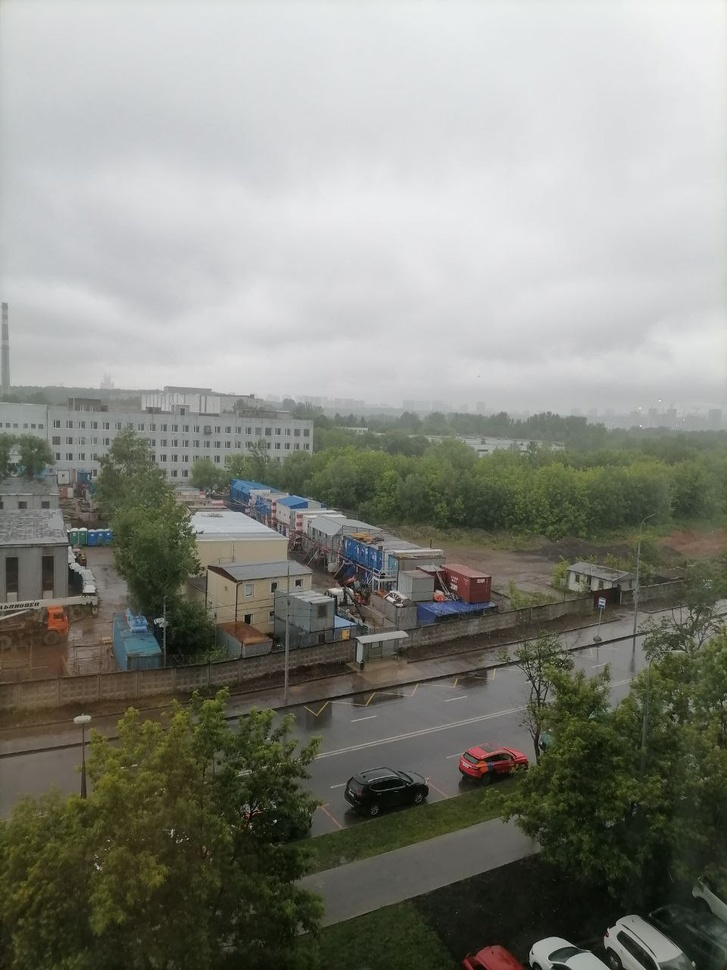
#> input picture data/first.jpg, 727 x 970 px, shrunk from 960 x 1280 before the run, found by its file name; the run also reads 2 pictures not shown here
$ jupyter execute lab.ipynb
#> lines starting #> are read from the running program, lines starting #| are printed output that depends on the picture
[cell 1]
import numpy as np
import cv2
import matplotlib.pyplot as plt

[cell 2]
img1p = '/home/led/MAI/ML/data/first.jpg'
img2p = '/home/led/MAI/ML/data/second.jpg'
img3p = '/home/led/MAI/ML/data/third.jpg'

fig, axs = plt.subplots(nrows=1, ncols=3, figsize=(10, 10))
for image_pat, ax in zip([img1p,img2p,img3p], axs):
    image = plt.imread(image_pat)
#> image is the input picture: shape (970, 727, 3); mean R, G, B 134.2, 135.6, 127.5
    ax.imshow(image)
plt.tight_layout()
plt.show()
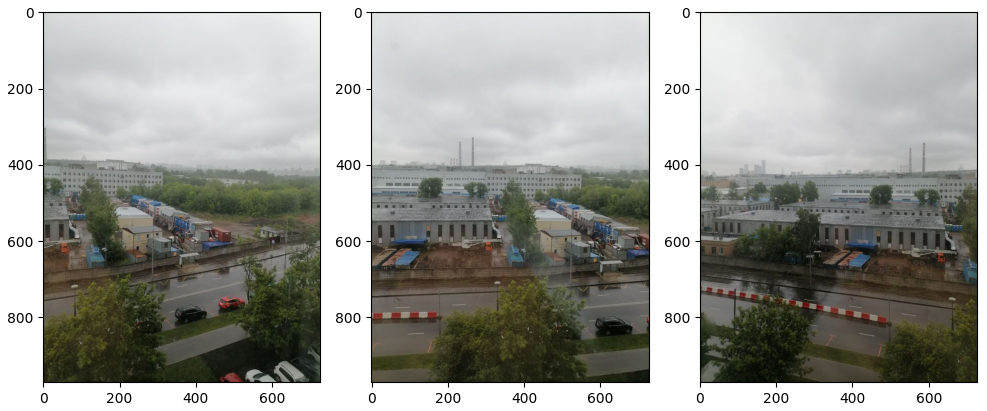
#> figure drawn by matplotlib, 3 panels

[cell 3]
# import cv2
# import numpy as np

def homography(source, dest):
    # Prepare images for descriptors
    source_g = cv2.cvtColor(source, cv2.COLOR_BGR2GRAY)
    dest_g = cv2.cvtColor(dest, cv2.COLOR_BGR2GRAY)

    # Initialize sift keypoint detector
    sift = cv2.SIFT_create()
    # Find keypoints on each img
    source_kp, source_d = sift.detectAndCompute(source_g, None)
    dest_kp, dest_d = sift.detectAndCompute(dest_g, None)

    # FLANN parameters
    FLANN_INDEX_KDTREE = 1
    index_params = dict(algorithm = FLANN_INDEX_KDTREE, trees = 5)
    search_params = dict(checks=50)   # or pass empty dictionary
    # Match keypoints
    matcher = cv2.FlannBasedMatcher(index_params,search_params)
    matches = matcher.knnMatch(source_d, dest_d, k=2)

    # Filtrate redundant keypoints with Lowe's ratio test
    good_matches = []
    for m, n in matches:
        if m.distance < 0.75 * n.distance:
            good_matches.append(m)

    # Estimate homography
    src_pts = np.float32([source_kp[m.queryIdx].pt for m in good_matches]).reshape(-1, 1, 2)
    dst_pts = np.float32([dest_kp[m.trainIdx].pt for m in good_matches]).reshape(-1, 1, 2)
    H, _ = cv2.findHomography(src_pts, dst_pts, cv2.RANSAC, 5.0)
    return H

def append(source, dest):
    H = homography(source, dest)
    # Warp destination images to source frame
    panorama = cv2.warpPerspective(source, H, (source.shape[1] + dest.shape[1], dest.shape[0]))
    panorama[0:dest.shape[0], 0:dest.shape[1]] = dest
    return panorama

img1 = cv2.imread(img1p)
img2 = cv2.imread(img2p)
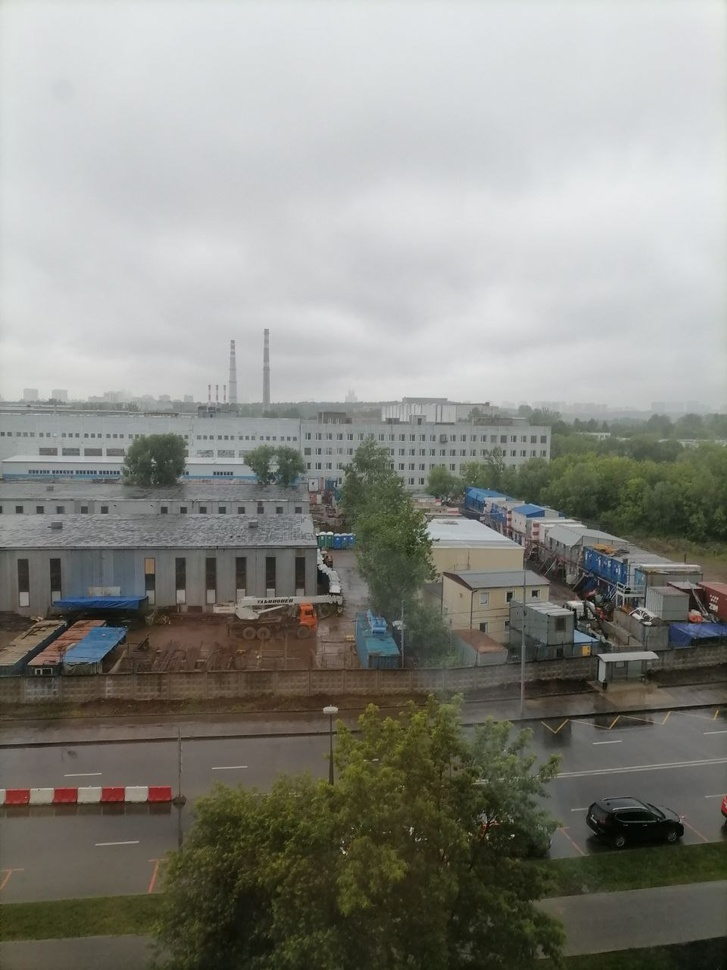
#> img2: shape (970, 727, 3); mean B, G, R 131.9, 138.3, 137.8
img3 = cv2.imread(img3p)
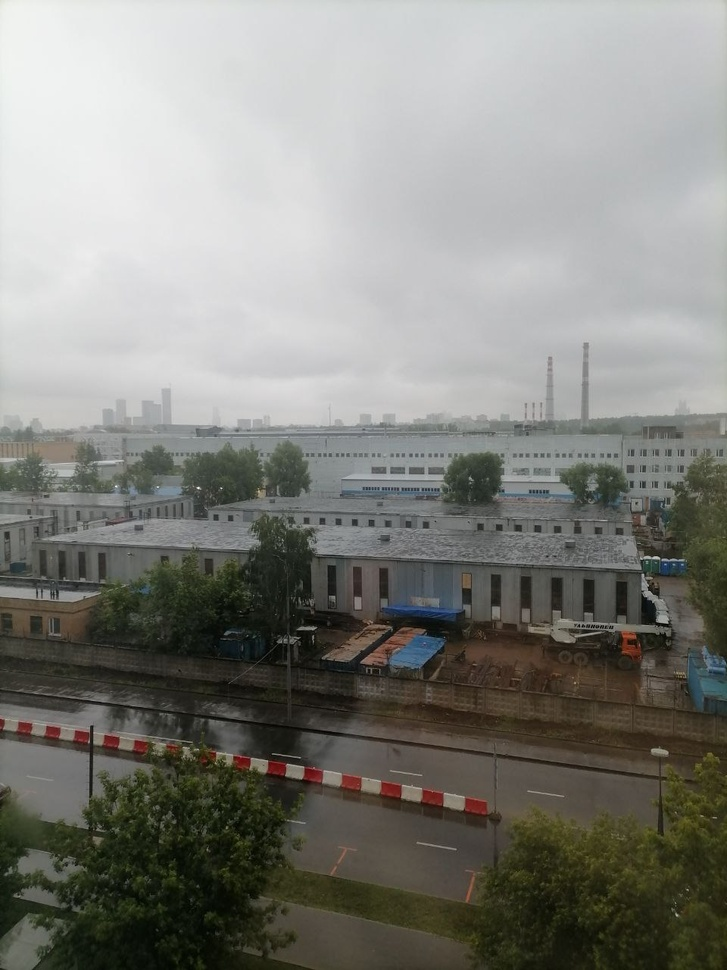
#> img3: shape (970, 727, 3); mean B, G, R 125.3, 131, 130.9

panorama = append(img1, img2)
#> in homography, `dest_g = cv2.cvtColor(dest, cv2.COLOR_BGR2GRAY)`:
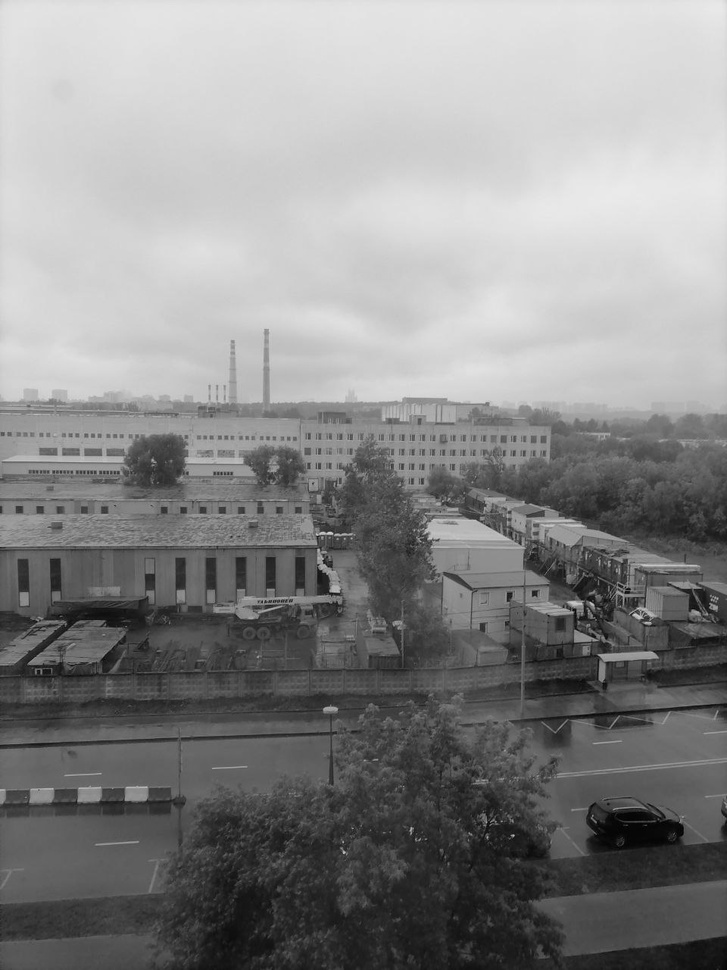
#> dest_g: shape (970, 727); min 1, max 235, mean 137.4
#> in homography, `source_kp, source_d = sift.detectAndCompute(source_g, None)`: source_kp = 1960 keypoints; strongest (x, y, size): (275, 821, 2), (398, 605, 1.9), (622, 937, 6.9), (389, 598, 2.4)
#> in homography, `dest_kp, dest_d = sift.detectAndCompute(dest_g, None)`: dest_kp = 1912 keypoints; strongest (x, y, size): (513, 835, 1.9), (344, 852, 1.9), (330, 533, 2.6), (592, 604, 2.7)
#> in homography, `matches = matcher.knnMatch(source_d, dest_d, k=2)`: matches = 1960 matches
#> in homography, `matches = matcher.knnMatch(source_d, dest_d, k=2)`:
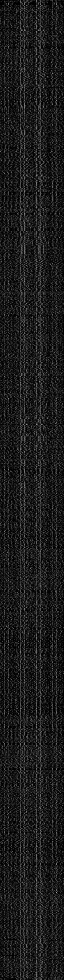
#> source_d: shape (1960, 128) float32 (shown at 1/2 size); min 0, max 213, mean 27.4
#> after the loop in homography, `for m, n in matches:`: good_matches = 545 matches
#> in homography, `src_pts = np.float32([source_kp[m.queryIdx].pt for m in good_matches])..`: src_pts = 545 rows, first 8: [7.01, 457.8], [7.64, 425], [7.64, 425], [7.64, 425], [12.21, 541.3], [12.44, 467.4], [13.36, 611.4], [14.71, 891.8]
#> in homography, `dst_pts = np.float32([dest_kp[m.trainIdx].pt for m in good_matches]).r..`: dst_pts = 545 rows, first 8: [267.3, 467.4], [267.8, 438.1], [267.8, 438.1], [267.8, 438.1], [271.1, 542.8], [271.1, 476.1], [271.5, 606], [274, 861]
#> in homography, `H, _ = cv2.findHomography(src_pts, dst_pts, cv2.RANSAC, 5.0)`: H = [[0.681, -0.00391, 260.8], [-0.207, 0.878, 62.11], [-0.000427, -1.69e-05, 1]]
panorama = append(panorama, img3)
#> in homography (call 2), `source_g = cv2.cvtColor(source, cv2.COLOR_BGR2GRAY)`:
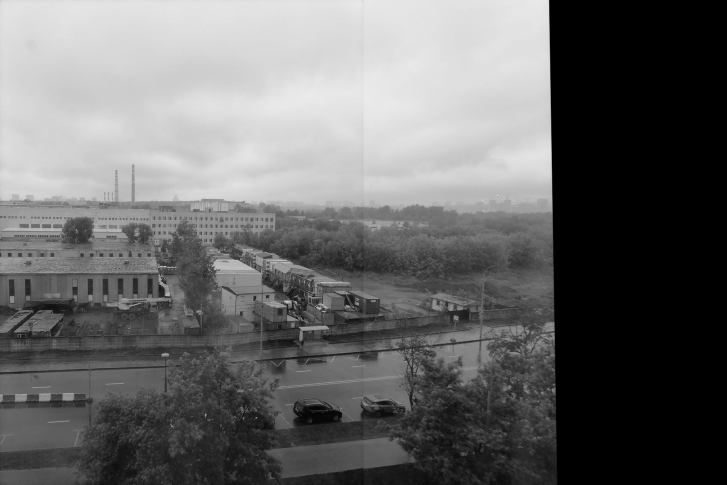
#> source_g: shape (970, 1454) (shown at 1/2 size); min 0, max 235, mean 104
#> in homography (call 2), `dest_g = cv2.cvtColor(dest, cv2.COLOR_BGR2GRAY)`:
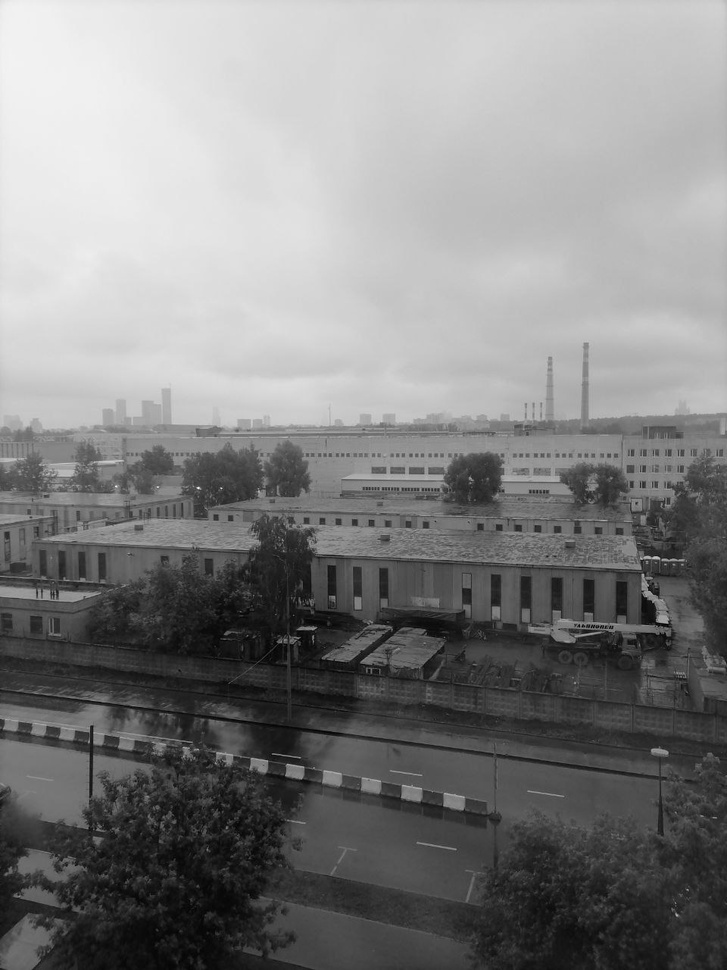
#> dest_g: shape (970, 727); min 0, max 247, mean 130.3
#> in homography (call 2), `source_kp, source_d = sift.detectAndCompute(source_g, None)`: source_kp = 3017 keypoints; strongest (x, y, size): (513, 835, 1.9), (344, 852, 1.9), (330, 533, 2.6), (592, 604, 2.7)
#> in homography (call 2), `dest_kp, dest_d = sift.detectAndCompute(dest_g, None)`: dest_kp = 1780 keypoints; strongest (x, y, size): (648, 557, 2.5), (662, 618, 6.6), (295, 771, 10.9), (313, 628, 3.2)
#> in homography (call 2), `matches = matcher.knnMatch(source_d, dest_d, k=2)`: matches = 3017 matches
#> in homography (call 2), `matches = matcher.knnMatch(source_d, dest_d, k=2)`:
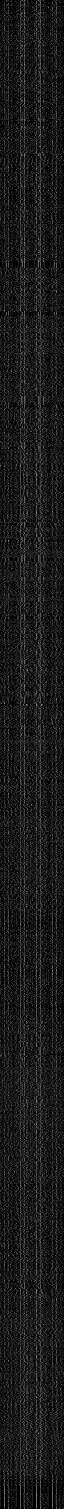
#> source_d: shape (3017, 128) float32 (shown at 1/2 size); min 0, max 215, mean 26.8
#> after the loop in homography (call 2), `for m, n in matches:`: good_matches = 436 matches
#> in homography (call 2), `src_pts = np.float32([source_kp[m.queryIdx].pt for m in good_matches])..`: src_pts = 436 rows, first 8: [7, 398.8], [12.53, 549.9], [12.6, 499.6], [17, 507.1], [17, 507.1], [17.23, 499.6], [17.33, 400], [18.48, 434.1]
#> in homography (call 2), `dst_pts = np.float32([dest_kp[m.trainIdx].pt for m in good_matches]).r..`: dst_pts = 436 rows, first 8: [346, 423.9], [96.66, 545.1], [488, 564.7], [555, 526.9], [555, 526.9], [320.5, 512.3], [354.6, 424.4], [355, 454.8]
#> in homography (call 2), `H, _ = cv2.findHomography(src_pts, dst_pts, cv2.RANSAC, 5.0)`: H = [[0.577, -0.0216, 343.9], [-0.267, 0.848, 79.61], [-0.000558, -3.75e-05, 1]]
#> in append (call 2), `panorama[0:dest.shape[0], 0:dest.shape[1]] = dest`:
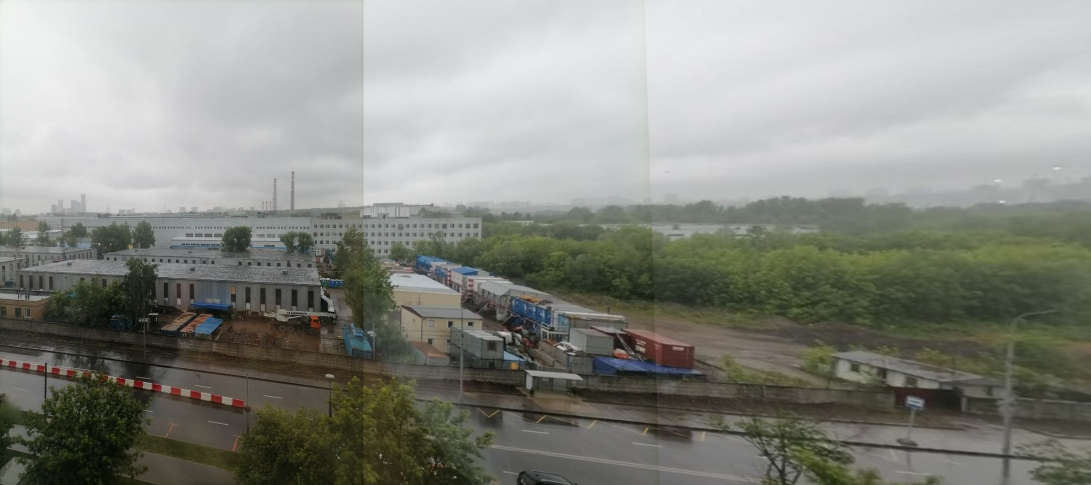
#> panorama: shape (970, 2181, 3) (shown at 1/2 size); mean B, G, R 131.4, 138.5, 137.1
plt.figure(figsize = (17,10))
plt.axis('off')
plt.imshow(cv2.cvtColor(panorama, cv2.COLOR_BGR2RGB), interpolation='nearest')
